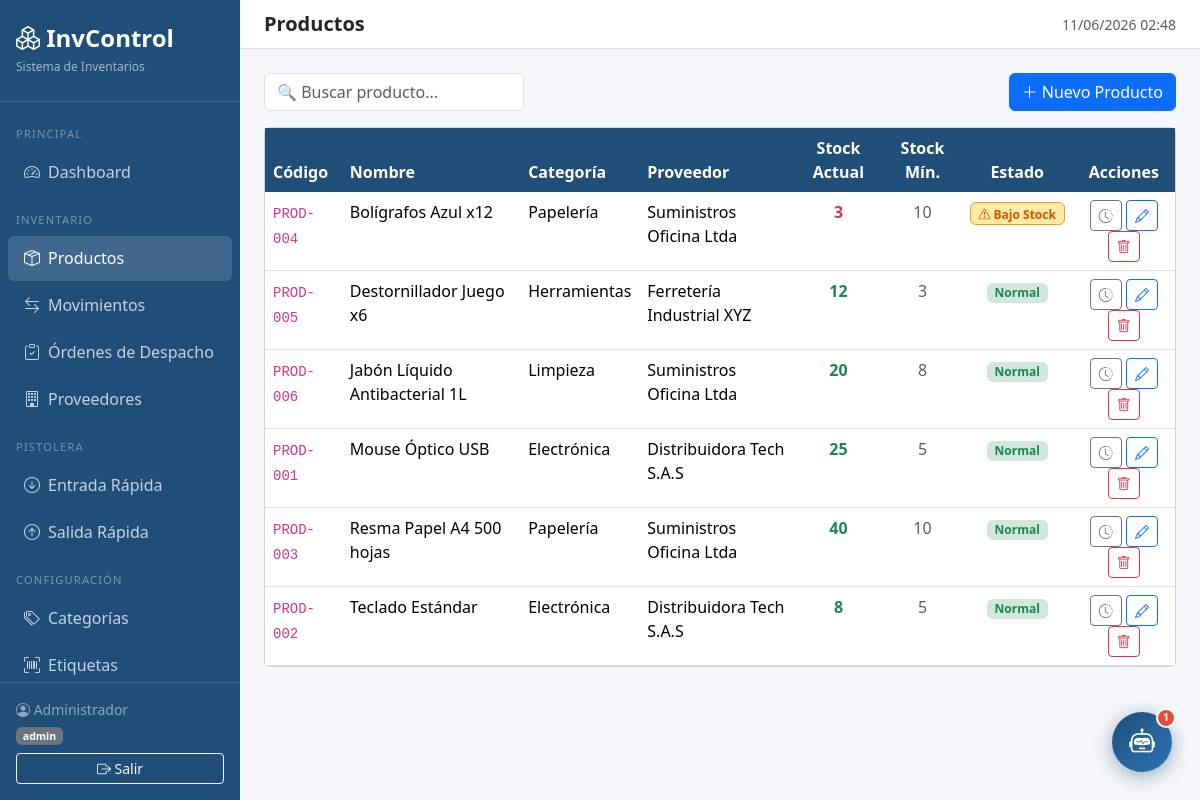
The app's page /?page=productos (signed in) with its own data.
### tables this page shows
CREATE TABLE IF NOT EXISTS productos (
    id            INT AUTO_INCREMENT PRIMARY KEY,
    codigo        VARCHAR(50)  NOT NULL UNIQUE,
    nombre        VARCHAR(150) NOT NULL,
    descripcion   TEXT,
    categoria_id  INT,
    proveedor_id  INT,
    stock_actual  INT          NOT NULL DEFAULT 0,
    stock_minimo  INT          NOT NULL DEFAULT 5,
    activo        TINYINT(1)   NOT NULL DEFAULT 1,
    created_at    DATETIME     NOT NULL DEFAULT CURRENT_TIMESTAMP,
    FOREIGN KEY (categoria_id)  REFERENCES categorias(id)  ON DELETE SET NULL,
    FOREIGN KEY (proveedor_id)  REFERENCES proveedores(id) ON DELETE SET NULL
);

CREATE TABLE IF NOT EXISTS categorias (
    id          INT AUTO_INCREMENT PRIMARY KEY,
    nombre      VARCHAR(100) NOT NULL,
    descripcion TEXT
);

CREATE TABLE IF NOT EXISTS proveedores (
    id       INT AUTO_INCREMENT PRIMARY KEY,
    nombre   VARCHAR(150) NOT NULL,
    contacto VARCHAR(100),
    telefono VARCHAR(20),
    email    VARCHAR(150)
);

### app/controllers/ProductoController.php (called while the page is built, shortened)
<?php
class ProductoController {
    private Producto  $model;
    public function __construct() {
        $this->model     = new Producto();
    }
    public function handle(string $action, string $rol): void {
        match ($action) {
            'index'           => $this->index(),
            'nuevo'           => $this->nuevo($rol),
            'guardar'         => $this->guardar($rol),
            'editar'          => $this->editar($rol),
            'actualizar'      => $this->actualizar($rol),
            'eliminar'        => $this->eliminar($rol),
            'kardex'          => $this->kardex(),
            'buscarPorCodigo' => $this->buscarPorCodigo(),
            'empaques'        => $this->verEmpaques(),
            default           => $this->index(),
        };
    }
    private function index(): void {
        $productos = $this->model->getAll();
        require_once __DIR__ . '/../views/productos/index.php';
    }
}

### index.php (called while the page is built, shortened)
<?php
require_once __DIR__ . '/config/database.php';
require_once __DIR__ . '/app/models/Producto.php';
require_once __DIR__ . '/app/controllers/ProductoController.php';
$page   = $_GET['page']   ?? 'dashboard';
$action = $_GET['action'] ?? 'index';
$rol = $_SESSION['rol'] ?? 'operador';
match ($page) {
    'dashboard'   => (new AuthController())->dashboard(),
    'productos'   => (new ProductoController())->handle($action, $rol),
    'movimientos' => (new MovimientoController())->handle($action, $rol),
    'categorias'  => (new CategoriaController())->handle($action, $rol),
    'proveedores' => (new ProveedorController())->handle($action, $rol),
    'reportes'    => (new ReporteController())->handle($action, $rol),
    'scanner'     => (new ScannerController())->handle($action, $rol),
    'usuarios'    => (new UsuarioController())->handle($action, $rol),
    'despachos'   => (new DespachoController())->handle($action, $rol),
    default       => (new AuthController())->dashboard(),
};

### config/database.php (called while the page is built, shortened)
<?php
class Database {
    private static ?PDO $instance = null;
    public static function getConnection(): PDO {
        if (self::$instance === null) {
            $dsn = "mysql:host=" . DB_HOST . ";dbname=" . DB_NAME . ";charset=" . DB_CHARSET;
            $options = [
                PDO::ATTR_ERRMODE            => PDO::ERRMODE_EXCEPTION,
                PDO::ATTR_DEFAULT_FETCH_MODE => PDO::FETCH_ASSOC,
                PDO::ATTR_EMULATE_PREPARES   => false,
            ];
            try {
                self::$instance = new PDO($dsn, DB_USER, DB_PASS, $options);
            } catch (PDOException $e) {
                die(json_encode(['error' => 'Error de conexión a la base de datos: ' . $e->getMessage()]));
            }
        }
        return self::$instance;
    }
}

### app/models/Producto.php (called while the page is built, shortened)
<?php
class Producto {
    private PDO $db;
    public function __construct() {
        $this->db = Database::getConnection();
    }
    public function getAll(): array {
        return $this->db->query("
            SELECT p.*, c.nombre AS categoria_nombre, pr.nombre AS proveedor_nombre,
                   (p.stock_actual <= p.stock_minimo) AS bajo_stock
            FROM productos p
            LEFT JOIN categorias c  ON p.categoria_id  = c.id
            LEFT JOIN proveedores pr ON p.proveedor_id = pr.id
            WHERE p.activo = 1
            ORDER BY p.nombre
        ")->fetchAll();
    }
}

### app/views/productos/index.php (the view, shortened to what this page needs)
<?php $pageTitle = 'Productos'; $page = 'productos'; ?>
<?php require_once __DIR__ . '/../layouts/header.php'; ?>
<div class="d-flex justify-content-between align-items-center mb-3">
    <div>
        <input type="text" id="buscar" class="form-control" placeholder="🔍 Buscar producto..." style="width:260px">
    </div>
    <?php if (($_SESSION['rol']??'')==='admin'): ?>
    <a href="<?= APP_URL ?>/?page=productos&action=nuevo" class="btn btn-primary">
        <i class="bi bi-plus-lg"></i> Nuevo Producto
    </a>
    <?php endif; ?>
</div>
<div class="card">
    <div class="card-body p-0">
        <table class="table table-hover mb-0" id="tablaProductos">
            <thead>
                <tr>
                    <th>Código</th><th>Nombre</th><th>Categoría</th><th>Proveedor</th>
                    <th class="text-center">Stock Actual</th><th class="text-center">Stock Mín.</th>
                    <th class="text-center">Estado</th><th class="text-center">Acciones</th>
                </tr>
            </thead>
            <tbody>
            <?php foreach ($productos as $p): ?>
                <tr>
                    <td><code><?= htmlspecialchars($p['codigo']) ?></code></td>
                    <td><?= htmlspecialchars($p['nombre']) ?></td>
                    <td><?= htmlspecialchars($p['categoria_nombre'] ?? '–') ?></td>
                    <td><?= htmlspecialchars($p['proveedor_nombre'] ?? '–') ?></td>
                    <td class="text-center fw-bold <?= $p['bajo_stock'] ? 'text-danger' : 'text-success' ?>">
                        <?= $p['stock_actual'] ?>
                    </td>
                    <td class="text-center text-muted"><?= $p['stock_minimo'] ?></td>
                    <td class="text-center">
                        <?php if ($p['bajo_stock']): ?>
                            <span class="badge badge-stock-bajo"><i class="bi bi-exclamation-triangle"></i> Bajo Stock</span>
                        <?php else: ?>
                            <span class="badge bg-success-subtle text-success">Normal</span>
                        <?php endif; ?>
                    </td>
                    <td class="text-center">
                        <a href="<?= APP_URL ?>/?page=productos&action=kardex&id=<?= $p['id'] ?>" class="btn btn-sm btn-outline-secondary" title="Ver Kardex">
                            <i class="bi bi-clock-history"></i>
                        </a>
                        <?php if (($_SESSION['rol']??'')==='admin'): ?>
                        <a href="<?= APP_URL ?>/?page=productos&action=editar&id=<?= $p['id'] ?>" class="btn btn-sm btn-outline-primary" title="Editar">
                            <i class="bi bi-pencil"></i>
                        </a>
                        <a href="<?= APP_URL ?>/?page=productos&action=eliminar&id=<?= $p['id'] ?>"
                           class="btn btn-sm btn-outline-danger" title="Eliminar"
                           onclick="return confirm('¿Eliminar este producto?')">
                            <i class="bi bi-trash"></i>
                        </a>
                        <?php endif; ?>
                    </td>
                </tr>
            <?php endforeach; ?>
            </tbody>
        </table>
    </div>
</div>
<?php require_once __DIR__ . '/../layouts/footer.php'; ?>

### app/views/layouts/header.php (shortened to what this page needs)
<!DOCTYPE html>
<html lang="es">
<head>
    <link rel="stylesheet" href="https://cdn.jsdelivr.net/npm/bootstrap@5.3.2/dist/css/bootstrap.min.css">
    <link rel="stylesheet" href="https://cdn.jsdelivr.net/npm/bootstrap-icons@1.11.3/font/bootstrap-icons.min.css">
</head>
<body>
<nav id="sidebar">
    <div class="brand">
        <h4><i class="bi bi-boxes"></i> InvControl</h4>
        <small>Sistema de Inventarios</small>
    </div>
    <nav class="mt-2 flex-grow-1" style="overflow-y:auto">
        <div class="nav-section">Principal</div>
        <a href="<?= APP_URL ?>/?page=dashboard"
           class="nav-link <?= ($page??'')==='dashboard'?'active':'' ?>">
            <i class="bi bi-speedometer2"></i> Dashboard
        </a>
        <div class="nav-section">Inventario</div>
        <a href="<?= APP_URL ?>/?page=productos"
           class="nav-link <?= ($page??'')==='productos'?'active':'' ?>">
            <i class="bi bi-box-seam"></i> Productos
        </a>
        <a href="<?= APP_URL ?>/?page=movimientos"
           class="nav-link <?= ($page??'')==='movimientos'?'active':'' ?>">
            <i class="bi bi-arrow-left-right"></i> Movimientos
        </a>
        <a href="<?= APP_URL ?>/?page=despachos"
           class="nav-link <?= ($page??'')==='despachos'?'active':'' ?>">
            <i class="bi bi-clipboard-check"></i> Órdenes de Despacho
        </a>
        <a href="<?= APP_URL ?>/?page=proveedores"
           class="nav-link <?= ($page??'')==='proveedores'?'active':'' ?>">
            <i class="bi bi-building"></i> Proveedores
        </a>
        <div class="nav-section">Pistolera</div>
        <a href="<?= APP_URL ?>/?page=scanner&action=entrada"
           class="nav-link <?= (($page??'')==='scanner'&&($_GET['action']??'')==='entrada')?'active':'' ?>">
            <i class="bi bi-arrow-down-circle"></i> Entrada Rápida
        </a>
        <a href="<?= APP_URL ?>/?page=scanner&action=salida"
           class="nav-link <?= (($page??'')==='scanner'&&($_GET['action']??'')==='salida')?'active':'' ?>">
            <i class="bi bi-arrow-up-circle"></i> Salida Rápida
        </a>
        <?php if (($_SESSION['rol']??'')==='admin'): ?>
        <div class="nav-section">Configuración</div>
        <a href="<?= APP_URL ?>/?page=categorias"
           class="nav-link <?= ($page??'')==='categorias'?'active':'' ?>">
            <i class="bi bi-tags"></i> Categorías
        </a>
        <a href="<?= APP_URL ?>/?page=scanner&action=etiquetas"
           class="nav-link <?= (($page??'')==='scanner'&&($_GET['action']??'')==='etiquetas')?'active':'' ?>">
            <i class="bi bi-upc-scan"></i> Etiquetas
        </a>
        <?php endif; ?>
    </nav>
    <div class="p-3" style="border-top: 1px solid rgba(255,255,255,.15)">
        <small class="text-white-50 d-block mb-1">
            <i class="bi bi-person-circle"></i>
            <?= htmlspecialchars($_SESSION['nombre']??'') ?>
        </small>
        <small class="text-white-50 d-block mb-2">
            <span class="badge bg-secondary">
                <?= htmlspecialchars($_SESSION['rol']??'') ?>
            </span>
        </small>
        <a href="<?= APP_URL ?>/?page=auth&action=logout"
           class="btn btn-sm btn-outline-light w-100">
            <i class="bi bi-box-arrow-right"></i> Salir
        </a>
    </div>
</nav>
<div id="main">
    <div class="topbar">
        <h5 class="mb-0 fw-semibold"><?= $pageTitle ?? 'Dashboard' ?></h5>
        <small class="text-muted"><?= date('d/m/Y H:i') ?></small>
    </div>
    <div class="page-content">

### app/views/layouts/footer.php (shortened to what this page needs)
    </div>
</div>
<?php require_once __DIR__ . '/chatbot.php'; ?>
</body>
</html>

### app/views/layouts/chatbot.php (shortened to what this page needs)
<button id="invChat-btn" title="InvChat – Asistente InvControl" onclick="toggleChat()">
    <i class="bi bi-robot"></i>
    <span id="invChat-badge">1</span>
</button>

### app/views/layouts/header.php (style rules this page uses)
:root { --sidebar-w: 240px; --primary: #1F4E79; --primary-light: #2E75B6; }
body { background: #f4f6f9; font-family: 'Segoe UI', sans-serif; }
#sidebar { width: var(--sidebar-w); height: 100vh; background: var(--primary); position: fixed; top: 0; left: 0; z-index: 100; display: flex; flex-direction: column; overflow-y: auto; }
#sidebar .brand { padding: 1.5rem 1rem; border-bottom: 1px solid rgba(255,255,255,.15); }
#sidebar .brand h4 { color: #fff; margin: 0; font-weight: 700; }
#sidebar .brand small { color: rgba(255,255,255,.6); font-size: .75rem; }
#sidebar .nav-link { color: rgba(255,255,255,.75); padding: .65rem 1rem; border-radius: 6px; margin: 2px 8px; transition: .2s; display: flex; align-items: center; gap: .5rem; }
#sidebar .nav-link:hover, #sidebar .nav-link.active { background: rgba(255,255,255,.15); color: #fff; }
#sidebar .nav-section { font-size: .7rem; text-transform: uppercase; letter-spacing: .1em; color: rgba(255,255,255,.4); padding: 1rem 1rem .3rem; }
#main { margin-left: var(--sidebar-w); padding: 0; }
.topbar { background: #fff; border-bottom: 1px solid #e0e0e0; padding: .75rem 1.5rem; display: flex; justify-content: space-between; align-items: center; }
.page-content { padding: 1.5rem; }
.table thead th { background: var(--primary); color: #fff; font-weight: 600; border: none; }
.badge-stock-bajo { background: #ffeaa7; color: #d35400; border: 1px solid #f39c12; }

### app/views/layouts/chatbot.php (style rules this page uses)
#invChat-btn { position: fixed; bottom: 28px; right: 28px; z-index: 9999; width: 60px; height: 60px; border-radius: 50%; background: linear-gradient(135deg, #1F4E79, #2E75B6); border: none; box-shadow: 0 4px 18px rgba(31,78,121,.45); color: #fff; font-size: 1.6rem; display: flex; align-items: center; justify-content: center; cursor: pointer; transition: transform .2s, box-shadow .2s; animation: pulse-btn 2.5s infinite; }
#invChat-badge { position: absolute; top: -4px; right: -4px; background: #e74c3c; color: #fff; border-radius: 50%; width: 20px; height: 20px; font-size: .65rem; font-weight: 700; display: flex; align-items: center; justify-content: center; border: 2px solid #fff; }

### records on screen
productos: codigo "PROD-004", nombre "Bolígrafos Azul x12", categoria.nombre "Papelería", proveedor.nombre "Suministros Oficina Ltda", stock_actual "3", stock_minimo "10", shows "Bajo Stock"
productos: codigo "PROD-005", nombre "Destornillador Juego x6", categoria.nombre "Herramientas", proveedor.nombre "Ferretería Industrial XYZ", stock_actual "12", stock_minimo "3", shows "Normal"
productos: codigo "PROD-006", nombre "Jabón Líquido Antibacterial 1L", categoria.nombre "Limpieza", proveedor.nombre "Suministros Oficina Ltda", stock_actual "20", stock_minimo "8", shows "Normal"
productos: codigo "PROD-001", nombre "Mouse Óptico USB", categoria.nombre "Electrónica", proveedor.nombre "Distribuidora Tech S.A.S", stock_actual "25", stock_minimo "5", shows "Normal"
productos: codigo "PROD-003", nombre "Resma Papel A4 500 hojas", categoria.nombre "Papelería", proveedor.nombre "Suministros Oficina Ltda", stock_actual "40", stock_minimo "10", shows "Normal"
productos: codigo "PROD-002", nombre "Teclado Estándar", categoria.nombre "Electrónica", proveedor.nombre "Distribuidora Tech S.A.S", stock_actual "8", stock_minimo "5", shows "Normal"

### other values on screen
$_SESSION['nombre'] "Administrador"
$_SESSION['rol'] "admin"
$pageTitle "Productos"
